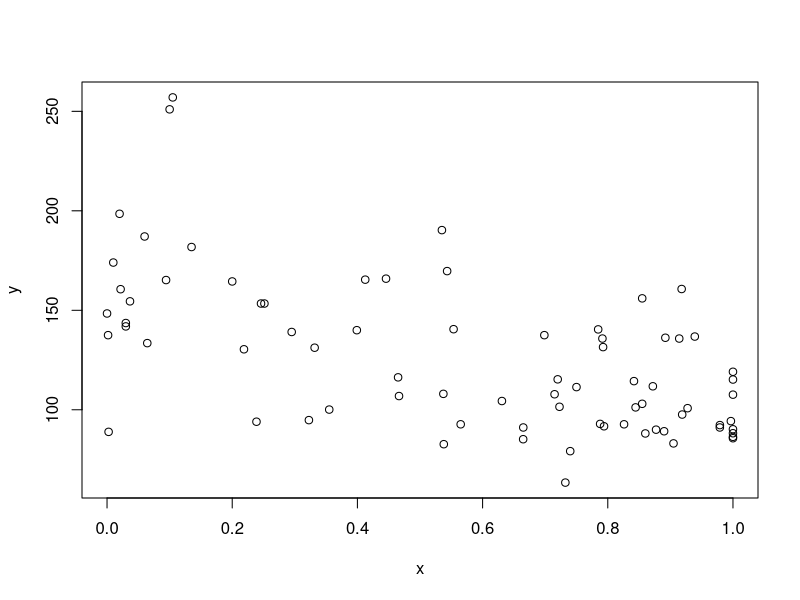
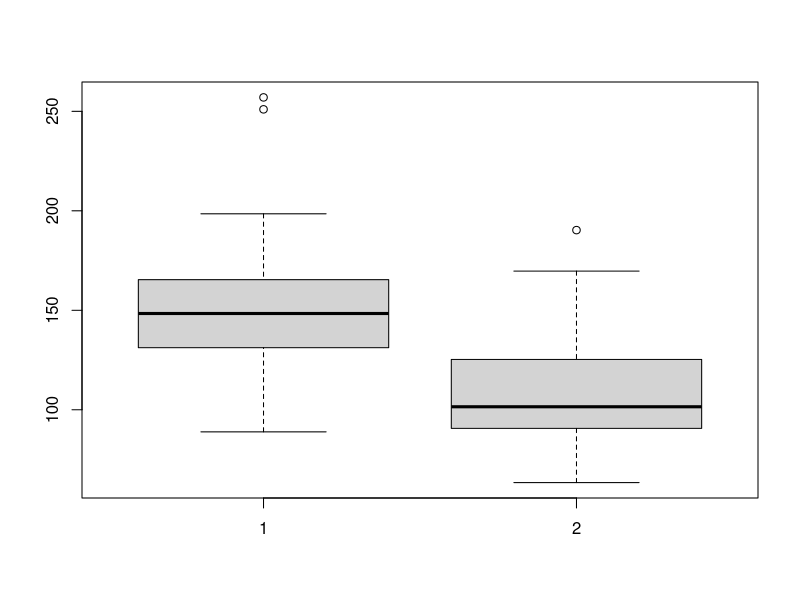

Write the R code that produced these figures, in order. (Note: this script raises an error after producing the figures.)
#some interesting links
#http://www.who.int/neglected_diseases/preventive_chemotherapy/sth/en/
#http://gco.iarc.fr/today/online-analysis-map?mode=cancer&mode_population=continents&population=900&sex=0&cancer=7&type=0&statistic=0&prevalence=0&color_palette=default&projection=natural-earth
#http://profiles.ucsf.edu/joe.wiemels #collaborator
#http://iicc.iarc.fr/results/registries.php
#http://iicc.iarc.fr/results/
#http://iicc.iarc.fr/results/comparative.php childhood cancers



setwd("~/Documents/stanford/hcc/data/epi")

cancers = c("bladder", "brain", "breast", "cervix", "colon", "kidney", "leukemia", "liver", "lung", "ovary", 
            "prostate", "stomach", "corpus", "gallbladder", "lyphoma", "myeloma", "pancreatic", "testis", "thyroid")
ps = NULL
cors = NULL
#uncomment to analyze all cancer data
#for (cancer in cancers){
#liver = read.csv(paste(cancer, ".csv", sep=""))

#confounding factors
poverty = read.csv("poverty.csv")
poverty = poverty[poverty$Series.Code == "NY.GDP.MKTP.CD", c("Country.Name", "X2010..YR2010.")]
poverty$country = tolower(poverty$Country.Name)
poverty$poverty = log(poverty$X2010..YR2010.)

cancer = "all cancer"
cancer_incidence = read.csv("all_cancer.csv")

parasite = read.csv("heminstic_all.csv") #Schistosomiasis_all.csv, can change to different diseases.
parasite$mean_coverage = apply(parasite[, c("Programme.coverage.PreSAC", 
                                      "National.coverage.PreSAC",
                              "Programme.coverage.SAC", "National.coverage.SAC")], 1, function(x) max(x, na.rm =T))


#Mbd Pzq  Dec Alb
Mbd_use = sapply(parasite$Drug.used.PreSAC, function(x){
  if (length(grep("Alb|Mbd", x, ignore.case = F))> 0){
    T
  }else{
    F
  }
})

#could subset by year or drug
#parasite = parasite[Mbd_use, ]
#parasite = parasite[parasite$Year == 2012, ]

#we should manually check the mis-matched countries between two datasets
cancer_incidence$country = tolower(cancer_incidence$Population)
parasite$country = tolower(parasite$Country)
cancer_incidence_parasite = merge(cancer_incidence, parasite, by = "country")
cancer_incidence_parasite = merge(cancer_incidence_parasite, poverty, by = "country")
for (i in 6:ncol(cancer_incidence_parasite)){ #7 
  x = as.numeric(as.character(cancer_incidence_parasite[, i]))
  y = cancer_incidence_parasite$Value
  if (sum(!is.na(x)) < 10) next
  print(colnames(cancer_incidence_parasite)[i])
  print(cor.test(x, y))
}

cancer_incidence_parasite_subset = unique(cancer_incidence_parasite[, c("Value", "Year", "country", "National.coverage.PreSAC", "poverty")])
cancer_incidence_parasite_subset = cancer_incidence_parasite_subset[!is.na(cancer_incidence_parasite_subset$National.coverage.PreSAC), ]
cancer_incidence_parasite_subset = aggregate(cbind(Value, National.coverage.PreSAC, poverty) ~ country, cancer_incidence_parasite_subset, mean)
x = as.numeric(as.character(cancer_incidence_parasite_subset[, "National.coverage.PreSAC"]))
y = cancer_incidence_parasite_subset$Value
plot(x, y)
test = cor.test(x, y)
test
t.test(y[x<0.5], y[x>0.5])
mean(y[x<0.5])/mean(y[x>0.5])
boxplot(y[x<0.5], y[x>0.5])
mean(y[x<0.5])/mean(y[x>0.5])

lm_model = lm(y ~ x)

lm_plot = ggplot(cancer_incidence_parasite_subset, aes( as.numeric(as.character(cancer_incidence_parasite_subset[, "National.coverage.PreSAC"])), Value  )) +  theme_bw()  + 
  theme(legend.position ="bottom", axis.text=element_text(size=18), axis.title=element_text(size=18))  +                                                                                              
  stat_smooth(method="lm", se=F, color="black")  + geom_point(size=3) + 
  annotate("text", label = paste(cancer), 
           x = 0.25, y = 300, size = 6, colour = "black") +
  annotate("text", label = paste("r=", format(-1 * summary(lm_model)$r.squared ^ 0.5, digit=2), ", ",  "P=", format(anova(lm_model)$`Pr(>F)`[1], digit=2), sep=""), 
           x = 0.25, y = 280, size = 6, colour = "black") +
  scale_size(range = c(2, 5)) +
  xlab("National coverage PreSAC") + guides(shape=FALSE, size=FALSE) +
  ylab("Incidence") + coord_cartesian(xlim = c(0, 1), ylim=c(0, 300))
print(lm_plot)


cor.test(cancer_incidence_parasite_subset$Value, cancer_incidence_parasite_subset$poverty)
#write.csv(cancer_incidence_parasite_subset, "liver_parasite.csv")

#considering confounding factors
library(glmnet)
lm_model = glm(Value ~ 
                 National.coverage.PreSAC + poverty
                 , family = gaussian, data = cancer_incidence_parasite_subset)
#                 Number.of.SAC.targeted + Reported.number.of.SAC.treated  + Programme.coverage.SAC + 
#                 Reported.number.of.PreSAC.treated + Programme.coverage.PreSAC + 
#Number.of.PreSAC.targeted +  
summary(lm_model)

cancer_incidence_parasite_subset$coverage_bin = ifelse(cancer_incidence_parasite_subset$National.coverage.PreSAC > 0.5, 1, 0)
lm_model = glm(coverage_bin ~ 
                 Value+ poverty
               ,data = cancer_incidence_parasite_subset)
summary(lm_model)

#ps = c(ps, test$p.value)
#cors = c(cors, test$estimate)
#}
#liver_parasite_subset[order(liver_parasite_subset$National.coverage.PreSAC), ]
#write.csv(cancer_cor, "cancer_cor.csv")
#cancer_cor = data.frame(cancers[1:length(ps)], ps, cors)
#cancer_cor = cancer_cor[order(cancer_cor$ps), ]
